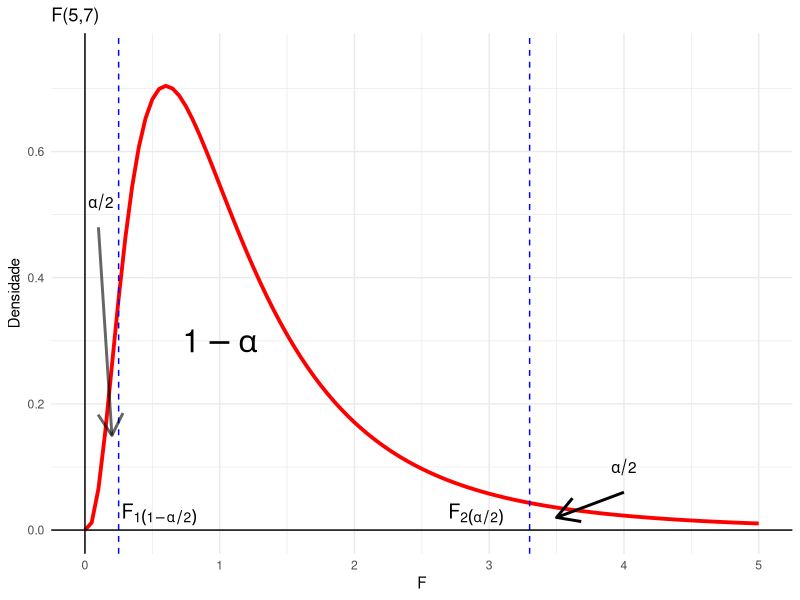
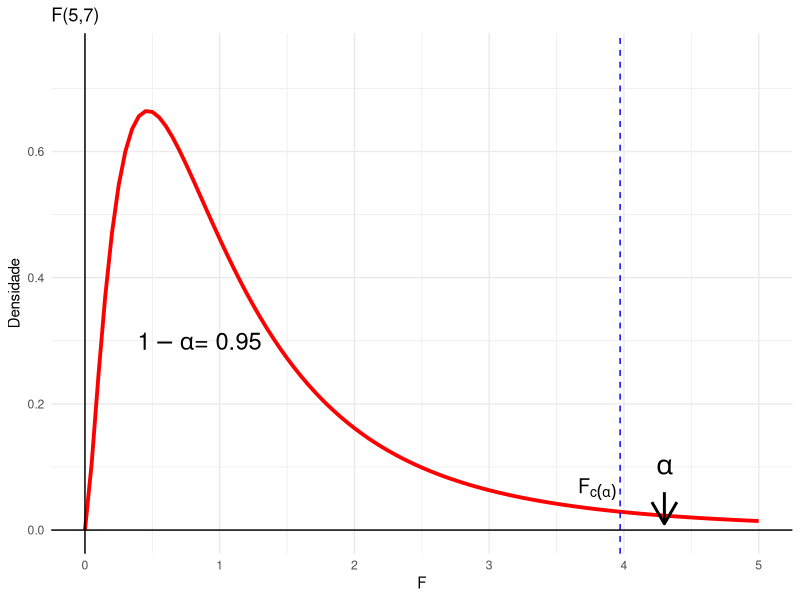
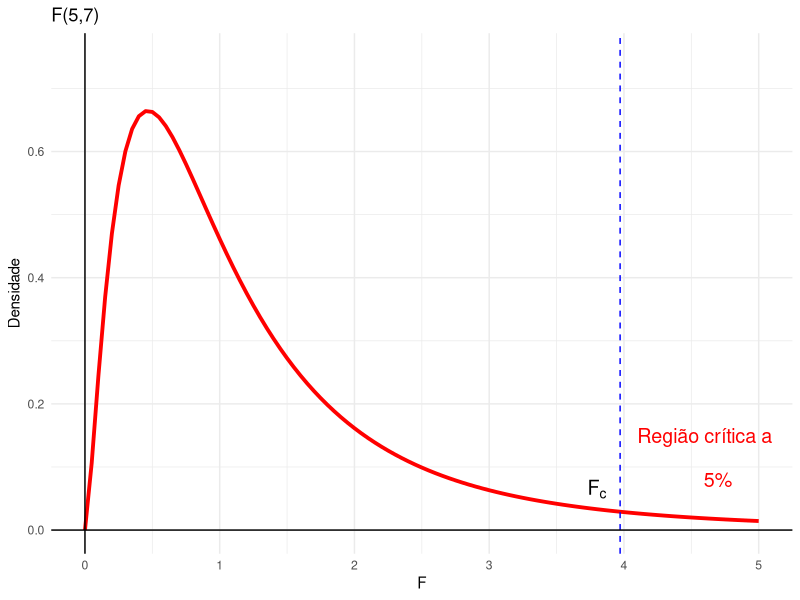
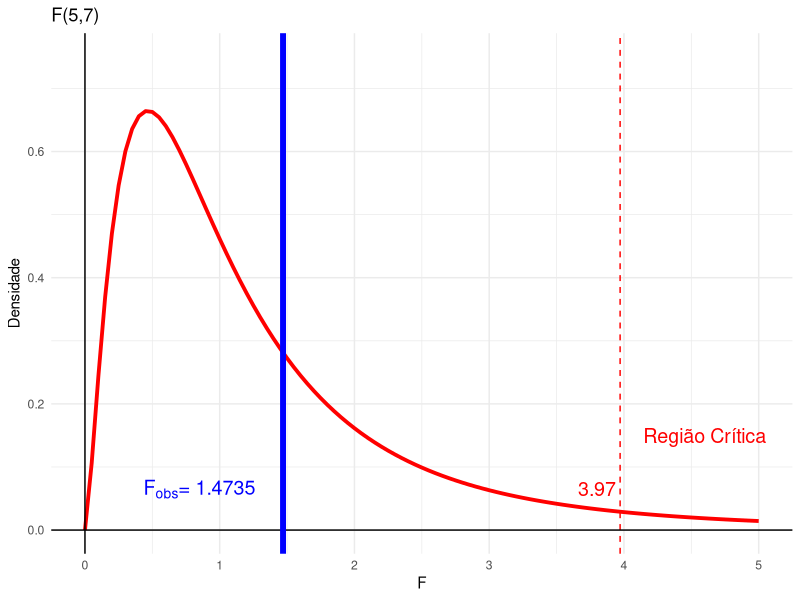
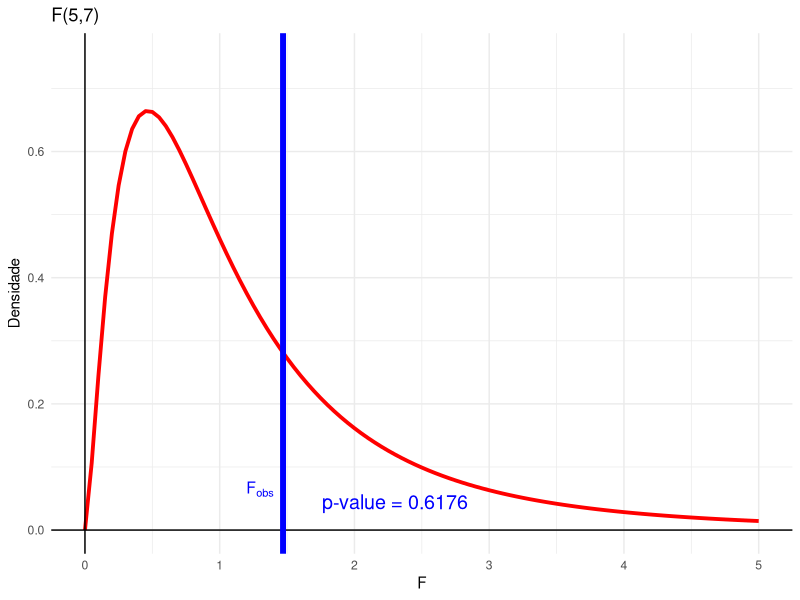
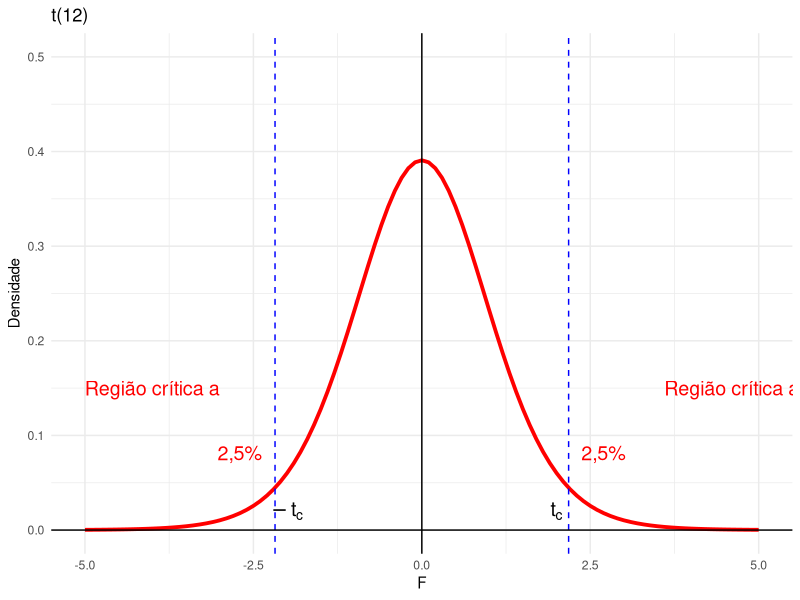
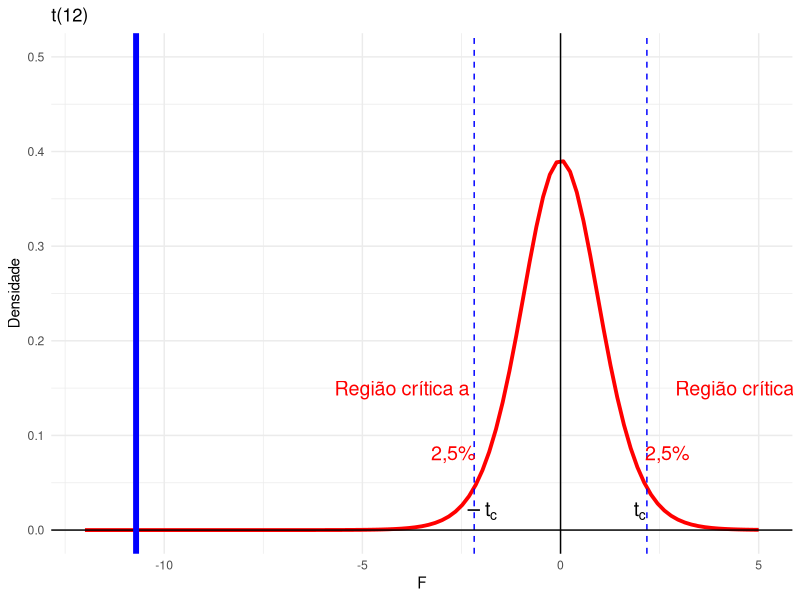
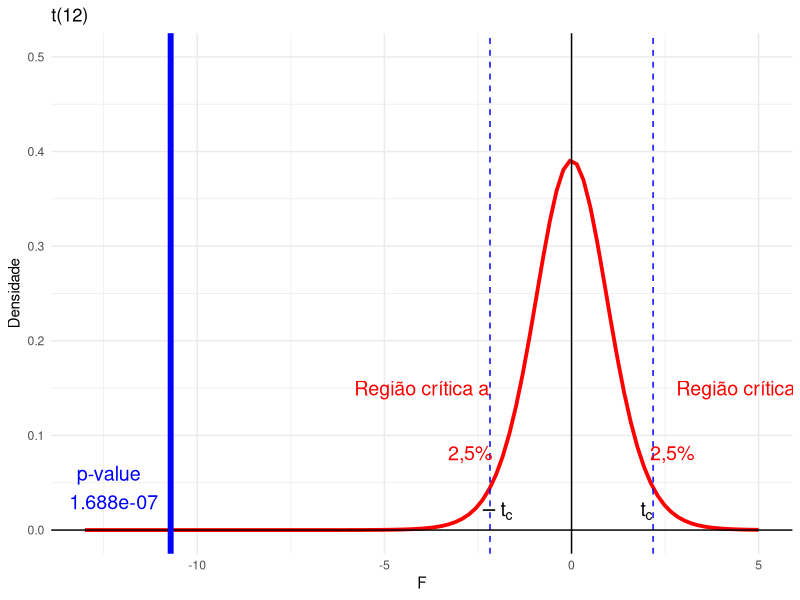

R code for these plots, in order:
## ---- chunk 1
library(tidyverse)
data.frame(x=0,y=1) %>% 
  ggplot(aes(x=x,y=y)) + 
  stat_function(fun = function(.x) df(.x,8,8),lwd=1.3,col="red")+
  xlim(0,5)+ ylim(0,.75)+
  geom_vline(xintercept = c(0.25,3.3),col="blue",lty=2) +theme_minimal()+
  geom_vline(xintercept = 0)+geom_hline(yintercept = 0)+
  annotate('text', label = expression(alpha/2), x = 0.12, y = .52)+ 
  annotate("segment", x = 0.10, xend = 0.2, y = .48, yend = .15, 
           colour = "black", size=1, alpha=0.6, arrow=arrow()) +
  annotate('text', label = expression(alpha/2), x = 4, y = .1)+
  annotate("segment", x = 4, xend = 3.5, y = .06, yend = .02, 
           colour = "black", size=1, alpha=1, arrow=arrow()) +
  labs(y="Densidade",x="F", title = "F(5,7)")+
  annotate('text', label = expression(1 - alpha), x = 1, y = .3,size=8)+
  annotate('text', label = expression(F[1(1-alpha/2)]), x = .55, y = 0.025,size=5)+
  annotate('text', label = expression(F[2(alpha/2)]), x = 2.9, y = 0.025,size=5)

## ---- chunk 2
qf(0.95,5,7) # F2
qf(0.05,5,7) # F1
## ---- chunk 3
data.frame(x=0,y=1) %>% 
  ggplot(aes(x=x,y=y)) + 
  stat_function(fun = function(.x) df(.x,5,7),lwd=1.3,col="red")+
  xlim(0,5)+ ylim(0,.75)+
  geom_vline(xintercept = qf(0.95,5,7),col="blue",lty=2) +theme_minimal()+
  geom_vline(xintercept = 0)+geom_hline(yintercept = 0)+
  annotate('text', label = expression(alpha), x = 4.3, y = .1,size=7)+
  annotate("segment", x = 4.3, xend = 4.3, y = .06, yend = .01, 
           colour = "black", size=1, alpha=1, arrow=arrow()) +
  labs(y="Densidade",x="F", title = "F(5,7)")+
  annotate('text', label = expression(paste(1 - alpha,"= 0.95")), x = .85, y = .3,size=6)+
    annotate('text', label = expression(F[c(alpha)]), x = 3.8, y = 0.065,size=5)
## ---- chunk 4
data.frame(x=0,y=1) %>% 
  ggplot(aes(x=x,y=y)) + 
  stat_function(fun = function(.x) df(.x,5,7),lwd=1.3,col="red")+
  xlim(0,5)+ ylim(0,.75)+
  geom_vline(xintercept = qf(0.95,5,7),col="blue",lty=2) +theme_minimal()+
  geom_vline(xintercept = 0)+geom_hline(yintercept = 0)+
  annotate('text', label = expression(paste("5%")), x = 4.7, y = .08,size=5,col="red")+
  labs(y="Densidade",x="F", title = "F(5,7)")+
     annotate('text', label = expression(F[c]), x = 3.8, y = 0.065,size=5)+  
  annotate('text', label = "Região crítica a", x = 4.6, y = 0.15,size=5,col="red")
## ---- chunk 5
data.frame(x=0,y=1) %>% 
  ggplot(aes(x=x,y=y)) + 
  stat_function(fun = function(.x) df(.x,5,7),lwd=1.3,col="red")+
  xlim(0,5)+ ylim(0,.75)+
  geom_vline(xintercept = qf(0.95,5,7),col="red",lty=2) +theme_minimal()+
  geom_vline(xintercept = 0)+geom_hline(yintercept = 0)+
  labs(y="Densidade",x="F", title = "F(5,7)")+
  annotate('text', label = expression(3.97), x = 3.8, y = 0.065,size=5,col="red")+
  geom_vline(xintercept = 1.47,col="blue",lwd=2) + 
  annotate('text', label = expression(paste(F[obs],"= 1.4735")), x = 0.85, y = 0.065,size=5,col="blue")+
  annotate('text', label = "Região Crítica", x = 4.6, y = 0.15,size=5,col="red")
## ---- chunk 6
# Construir os vetores de dados
vA<- c(1470,1920,2340,2100,1920,1480)
vB<- c(3260,3990,4050,3420,3510,3880,3550,3660)

# Aplicar o teste de variâncias
var.test(vA,vB,conf.level = 0.95)
## ---- chunk 7
data.frame(x=0,y=1) %>% 
  ggplot(aes(x=x,y=y)) + 
  stat_function(fun = function(.x) df(.x,5,7),lwd=1.3,col="red")+
  xlim(0,5)+ ylim(0,.75)+
  theme_minimal()+
  geom_vline(xintercept = 0)+geom_hline(yintercept = 0)+
  labs(y="Densidade",x="F", title = "F(5,7)")+
  geom_vline(xintercept = 1.47,col="blue",lwd=2) + 
  annotate('text', label = expression(paste(F[obs])), x = 1.3, y = 0.065,size=4,col="blue") +
  annotate('text', label = "p-value = 0.6176", x = 2.3, y = 0.045,size=5,col="blue")

## ---- chunk 8
sqrt(((6-1)*118176.7+(8-1)*80200)/(6-1+8-1))

## ---- chunk 9
(1871.667-3665)/(309.8768*sqrt(1/6+1/8))
## ---- chunk 10
data.frame(x=0,y=1) %>% 
  ggplot(aes(x=x,y=y)) + 
  stat_function(fun = function(.x) dt(.x,12),lwd=1.3,col="red")+
  xlim(-5,5)+ ylim(0,.5)+
  geom_vline(xintercept = qt(c(0.025,0.975),12),col="blue",lty=2) +theme_minimal()+
  geom_vline(xintercept = 0)+geom_hline(yintercept = 0)+
  annotate('text', label = expression(paste("2,5%")), x = 2.7, y = .08,size=5,col="red")+
  annotate('text', label = expression(paste("2,5%")), x = -2.7, y = .08,size=5,col="red")+
  labs(y="Densidade",x="F", title = "t(12)")+
  annotate('text', label = expression(t[c]), x = 2, y = 0.02,size=5)+
  annotate('text', label = expression(-t[c]), x = -2, y = 0.02,size=5)+
  annotate('text', label = "Região crítica a", x = 4.6, y = 0.15,size=5,col="red")+
  annotate('text', label = "Região crítica a", x = -4, y = 0.15,size=5,col="red")
## ---- chunk 11
data.frame(x=0,y=1) %>% 
  ggplot(aes(x=x,y=y)) + 
  stat_function(fun = function(.x) dt(.x,12),lwd=1.3,col="red")+
  xlim(-12,5)+ ylim(0,.5)+
  geom_vline(xintercept = qt(c(0.025,0.975),12),col="blue",lty=2) +theme_minimal()+
  geom_vline(xintercept = 0)+geom_hline(yintercept = 0)+
  annotate('text', label = expression(paste("2,5%")), x = 2.7, y = .08,size=5,col="red")+
  annotate('text', label = expression(paste("2,5%")), x = -2.7, y = .08,size=5,col="red")+
  labs(y="Densidade",x="F", title = "t(12)")+
  annotate('text', label = expression(t[c]), x = 2, y = 0.02,size=5)+
  annotate('text', label = expression(-t[c]), x = -2, y = 0.02,size=5)+
  annotate('text', label = "Região crítica a", x = 4.6, y = 0.15,size=5,col="red")+
  annotate('text', label = "Região crítica a", x = -4, y = 0.15,size=5,col="red")+
  geom_vline(xintercept = -10.71,col="blue",lwd=2) 
## ---- chunk 12
# Construir os vetores de dados
vA<- c(1470,1920,2340,2100,1920,1480)
vB<- c(3260,3990,4050,3420,3510,3880,3550,3660)

# Aplicar o teste de Médias, pelo teste t

t.test(vA,vB,
       alternative = "t", # use t para bilateral, "l" para unilateral a esquerda e "g" para unilateral a direita
       var.equal = TRUE,  # TRUE se as variância forem iguais, caso contrário, FALSE
       conf.level = 0.95) # Nível de confiança do teste
## ---- chunk 13
data.frame(x=0,y=1) %>% 
  ggplot(aes(x=x,y=y)) + 
  stat_function(fun = function(.x) dt(.x,12),lwd=1.3,col="red")+
  xlim(-13,5)+ ylim(0,.5)+
  geom_vline(xintercept = qt(c(0.025,0.975),12),col="blue",lty=2) +theme_minimal()+
  geom_vline(xintercept = 0)+geom_hline(yintercept = 0)+
  annotate('text', label = expression(paste("2,5%")), x = 2.7, y = .08,size=5,col="red")+
  annotate('text', label = expression(paste("2,5%")), x = -2.7, y = .08,size=5,col="red")+
  labs(y="Densidade",x="F", title = "t(12)")+
  annotate('text', label = expression(t[c]), x = 2, y = 0.02,size=5)+
  annotate('text', label = expression(-t[c]), x = -2, y = 0.02,size=5)+
  annotate('text', label = "Região crítica a", x = 4.6, y = 0.15,size=5,col="red")+
  annotate('text', label = "Região crítica a", x = -4, y = 0.15,size=5,col="red")+
  geom_vline(xintercept = -10.71,col="blue",lwd=2)+
  annotate('text', label = "p-value \n 1.688e-07", x = -12.3, y = 0.045,size=5,col="blue")

